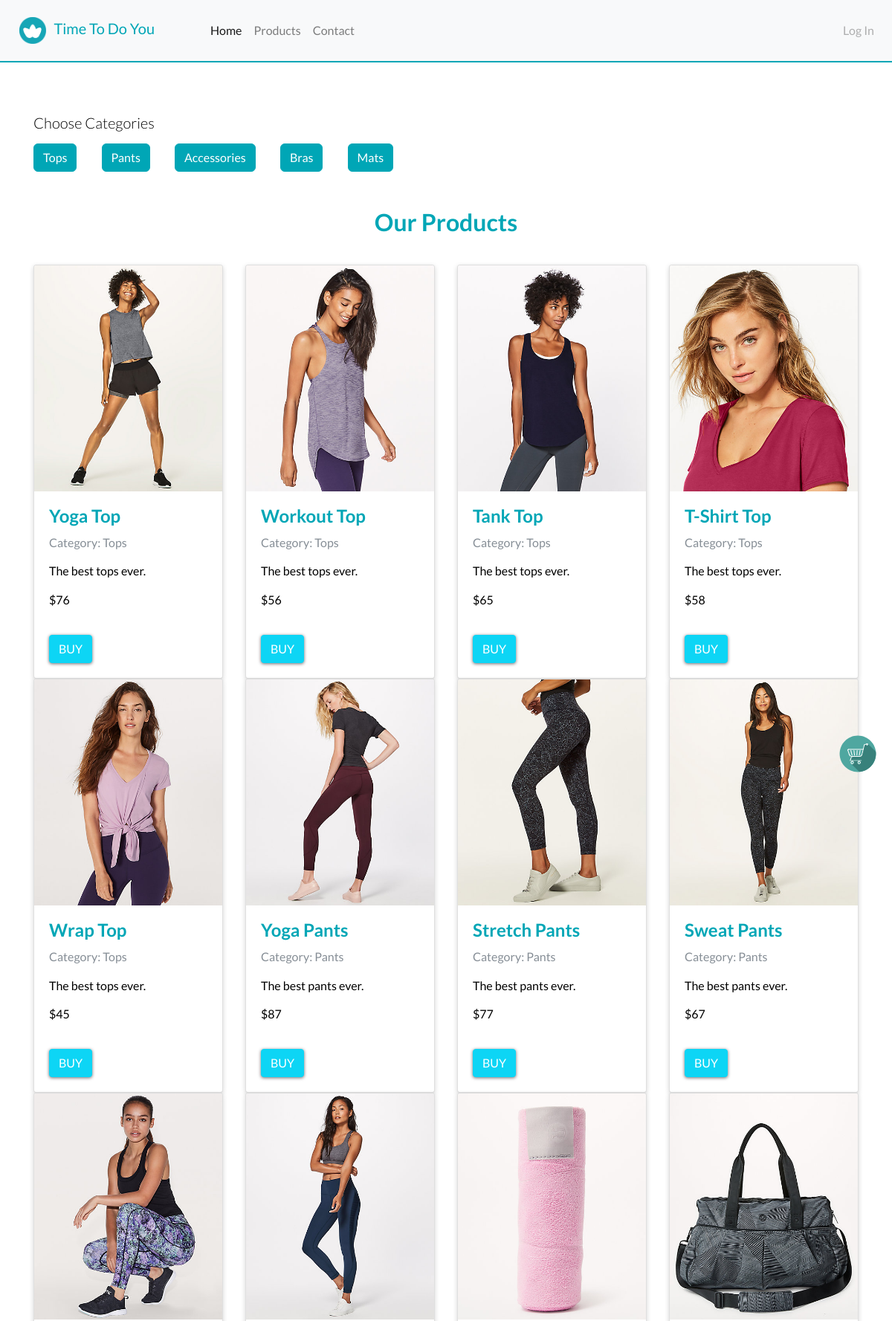
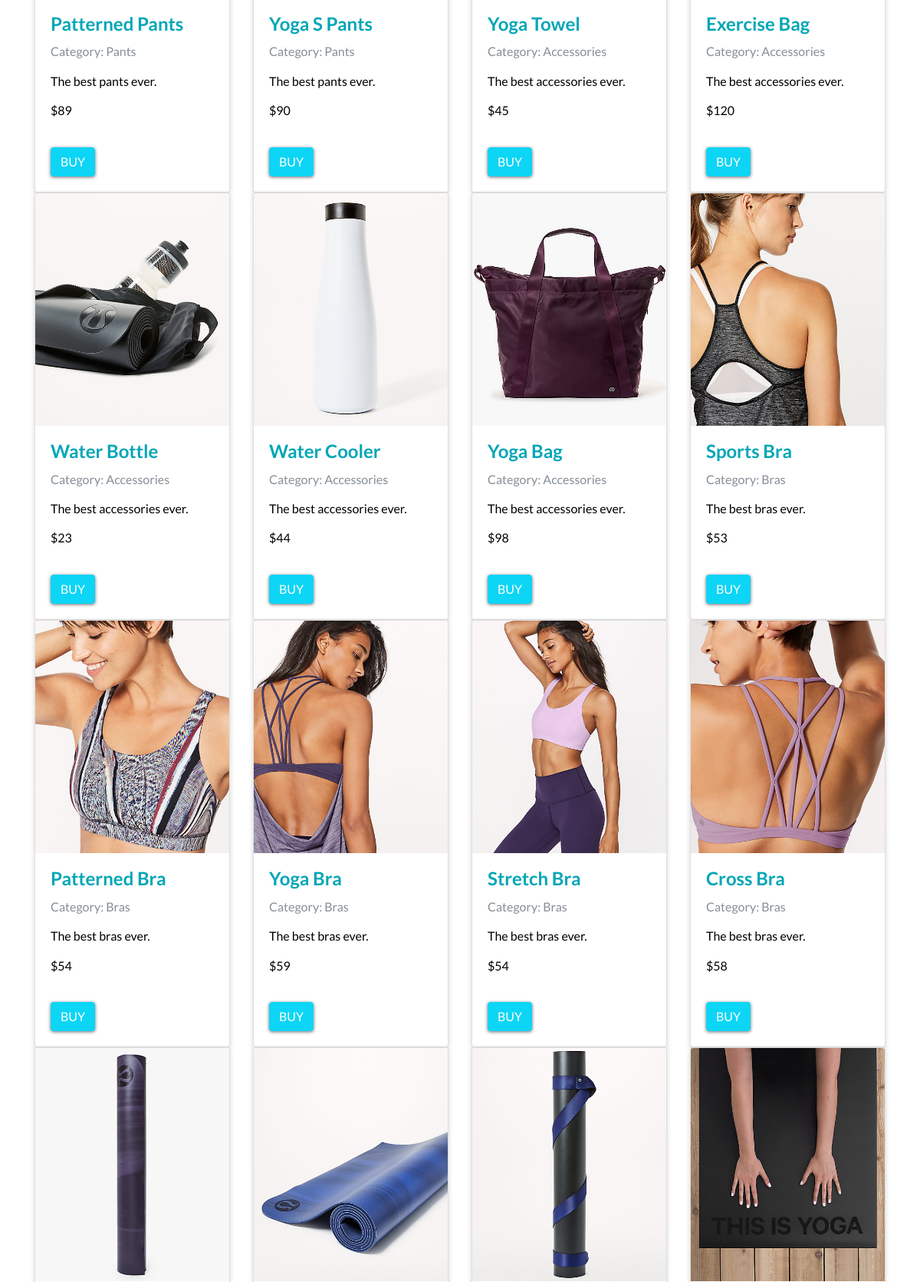
/products.php (upper part), run on the app's committed database (2 pictures, top to bottom).
### tables this page shows
CREATE TABLE `product_tb` (
  `product_id` int(11) NOT NULL,
  `title` varchar(20) NOT NULL,
  `image` text NOT NULL,
  `price` int(11) NOT NULL,
  `category_id` int(11) NOT NULL
);

CREATE TABLE `category_tb` (
  `category_id` int(11) NOT NULL,
  `category_name` varchar(20) NOT NULL
);

### backend/db.php (called while the page is built, shortened)
<?php
	function db_connect() {
		static $connection;
		if(!isset($connection)) {
			$configArray = parse_ini_file("../../con/config.ini");
			$connection = mysqli_connect($configArray["host"], $configArray["username"], $configArray["password"], $configArray["database"] );
			if(!$connection) {
				return mysqli_connect_error();
			}
			else {
				return $connection;
			}
		}
		else {
			return $connection;
		}
	}
?>

### products.php (the view, shortened to what this page needs)
<?php include "partials/header.php"?>
<?php include "partials/modal.php"?>
<div class="container">
    <section class="filters">
        <div class="filters-categories">
            <p class="lead">Choose Categories</p>
            <div class="filters-toggles">
                <span class="filters-toggle active" data-category="Tops">Tops</span>
                <span class="filters-toggle active" data-category="Pants">Pants</span>
                <span class="filters-toggle active" data-category="Accessories">Accessories</span>
                <span class="filters-toggle active" data-category="Bras">Bras</span>
                <span class="filters-toggle active" data-category="Mats">Mats</span>
            </div>
        </div>
    </section>
    <h2 class="text-center">Our Products</h2>
    <?php
        include "backend/db.php";
        if(db_connect()) {
            $query = " SELECT * FROM product_tb
                      INNER JOIN category_tb
                      ON category_tb.category_id=product_tb.category_id ";
            $queryResult = mysqli_query(db_connect(), $query);
            $numberOfRows = mysqli_num_rows($queryResult);
            if( $numberOfRows > 0 ){
                echo "<div class='row'>";
                while($rowArray = mysqli_fetch_assoc($queryResult)) {
                    $productId = $rowArray["product_id"];
                    $title = $rowArray["title"];
                    $unformattedImage = $rowArray["image"];
                    $image = ltrim( $unformattedImage, "../" );
                    $price = $rowArray["price"];
                    $categoryId = $rowArray["category_id"];
                    $categoryName = $rowArray["category_name"];
                    $lowerCaseCategory = strtolower($rowArray["category_name"]);
                    echo "
                        <div class='category col-lg-3 col-md-3 col-sm-6 col-xs-6 card-mobile' data-category='".$categoryName."'>
                            <input type='hidden' name='".$productId."' value='".$productId."'>
                            <input type='hidden' name='".$categoryId."' value='".$categoryId."'>
                            <div class='card'>
                            <img class='card-img-top' src='$image' alt='Card image'>
                            <div class='card-body'>
                                <h4 class='card-title title'>$title</h4>
                                <p class='card-text text-muted'>Category: $categoryName</p>
                                <p class='card-text'>The best $lowerCaseCategory ever.</p>
                                <p class='card-text price'>$$price</p>
                                <button type='button' class='btn btn-primary buy-btn'>Buy</button>
                            </div>
                            </div>
                        </div>
                        ";
                }
                echo "</div>";
            }
            else {
                echo "<p>No info to display!</p>";
            }
        }
        else {
            echo "<p>Connection Failed</p>";
        }
    ?>
</div>
<?php include "partials/footer.php"?>

### partials/header.php (shortened to what this page needs)
<!DOCTYPE html>
<html lang="en">
  <head>
    <link href="css/bootstrap.min.css" rel="stylesheet">
    <link href="css/styles.css" rel="stylesheet">
  </head>
    <body>
      <nav class="navbar navbar-expand-lg navbar-light bg-light">
        <span><a class="navbar-brand logo-text" href="index.php"><img class="logo" src="img/logo.png" alt="logo">Time To Do You</a></span>
        <div class="collapse navbar-collapse" id="navbarNav">
          <ul class="navbar-nav mr-auto mt-2 mt-lg-0">
            <li class="nav-item active">
              <a class="nav-link" href="index.php">Home <span class="sr-only">(current)</span></a>
            </li>
            <li class="nav-item">
              <a class="nav-link" href="products.php">Products</a>
            </li>
            <li class="nav-item">
              <a class="nav-link" href="contact.php">Contact</a>
            </li>
          </ul>
          <ul class="navbar-nav navbar-right">
            <li class="nav-item">
              <a class="nav-link disabled" href="backend/logIn.php">Log In</a>
            </li>
          </ul>
        </div>
      </nav>
      <hr>

### partials/modal.php (shortened to what this page needs)
<a data-toggle="modal" data-target="#Modal" aria-hidden="true"><img class="cart-icon" src="img/cart.svg" alt="cart icon"></a>

### partials/footer.php (shortened to what this page needs)
  </body>
</html>

### css/styles.css (style rules this page uses)
body { font-family: 'Lato', sans-serif; }
h2 { font-size: 2rem; color: #00A6B6; font-weight: 700; margin: 40px; }
h4 { font-size: 1.5rem; color: #00A6B6; font-weight: 700; }
p { font-size: 1rem; color: black; line-height: 1.4rem; background-color: white; }
.btn-primary { color: #fff; background-color: #0dd5f5; border-color: #0dd5f5; border-radius: none; text-transform: uppercase; -webkit-box-shadow: 0px 1px 4px 0px #706c70; -moz-box-shadow: 0px 1px 4px 0px #706c70; box-shadow: 0px 1px 4px 0px #706c70; }
.bg-light { background-color: #f8f9fa !important; }
.navbar-light .navbar-brand { color: #00A6B6; }
.logo { width: 15%; margin: 10px; }
hr { color: #00A6B6; border-top: 2px solid #00A6B6; margin: 0px; }
@media screen and (max-width: 1200px) { .btn-primary { margin-top: 20px; } }
.card { -webkit-box-shadow: 0 2px 6px 0 rgba(0, 0, 0, 0.17); -moz-box-shadow: 0 2px 6px 0 rgba(0, 0, 0, 0.17); box-shadow: 0 2px 6px 0 rgba(0, 0, 0, 0.17); }
.filters { display: flex; margin-top: 70px; }
.filters-categories { flex-basis: 65%; }
.filters-toggle { display: inline-block; padding: 8px 12px; margin-right: 30px; cursor: pointer; line-height: 1.25rem; min-height: 20px; border: 1px solid #00A6B6; background-color: white; color: #00A6B6; transition: all 0.3s; margin-bottom: 10px; border-radius: 6px; }
.filters-toggle.active { background-color: #00A6B6; color: white; }
.cart-icon { cursor: pointer; width: 50px; position: fixed; right: calc(70px / 2 - 28px / 2); top: calc(22% - 24px / 2); z-index: 2; }

### data on the page
product_tb: image (picture), title "Yoga Top", category.category_name "Tops", category.category_name "tops", price "76"
product_tb: image (picture), title "Workout Top", category.category_name "Tops", category.category_name "tops", price "56"
product_tb: image (picture), title "Tank Top", category.category_name "Tops", category.category_name "tops", price "65"
product_tb: image (picture), title "T-Shirt Top", category.category_name "Tops", category.category_name "tops", price "58"
product_tb: image (picture), title "Wrap Top", category.category_name "Tops", category.category_name "tops", price "45"
product_tb: image (picture), title "Yoga Pants", category.category_name "Pants", category.category_name "pants", price "87"
product_tb: image (picture), title "Stretch Pants", category.category_name "Pants", category.category_name "pants", price "77"
product_tb: image (picture), title "Sweat Pants", category.category_name "Pants", category.category_name "pants", price "67"
product_tb: image (picture), title "Patterned Pants", category.category_name "Pants", category.category_name "pants", price "89"
product_tb: image (picture), title "Yoga S Pants", category.category_name "Pants", category.category_name "pants", price "90"
product_tb: image (picture), title "Yoga Towel", category.category_name "Accessories", category.category_name "accessories", price "45"
product_tb: image (picture), title "Exercise Bag", category.category_name "Accessories", category.category_name "accessories", price "120"
product_tb: image (picture), title "Water Bottle", category.category_name "Accessories", category.category_name "accessories", price "23"
product_tb: image (picture), title "Water Cooler", category.category_name "Accessories", category.category_name "accessories", price "44"
product_tb: image (picture), title "Yoga Bag", category.category_name "Accessories", category.category_name "accessories", price "98"
product_tb: image (picture), title "Sports Bra", category.category_name "Bras", category.category_name "bras", price "53"
product_tb: image (picture), title "Patterned Bra", category.category_name "Bras", category.category_name "bras", price "54"
product_tb: image (picture), title "Yoga Bra", category.category_name "Bras", category.category_name "bras", price "59"
product_tb: image (picture), title "Stretch Bra", category.category_name "Bras", category.category_name "bras", price "54"
product_tb: image (picture), title "Cross Bra", category.category_name "Bras", category.category_name "bras", price "58"
product_tb: image (picture)
product_tb: image (picture)
product_tb: image (picture)
product_tb: image (picture)
